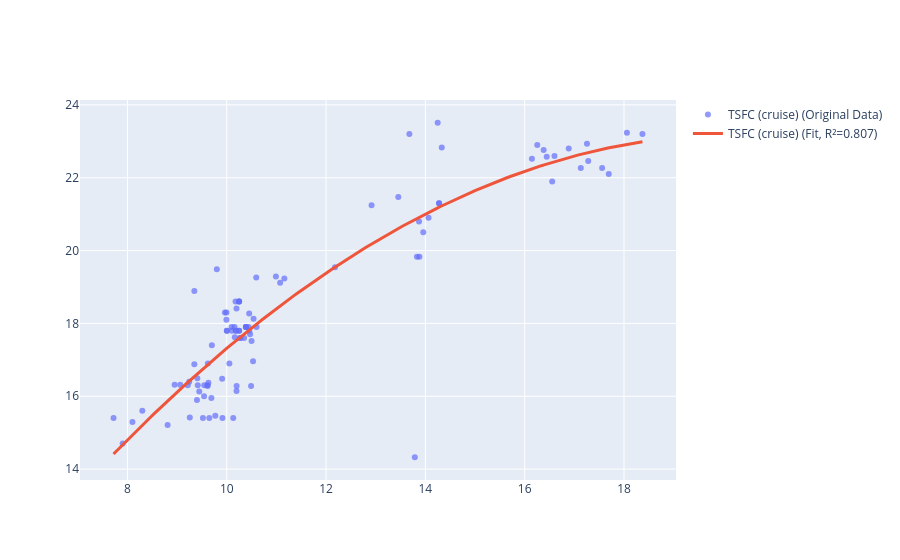

This figure's notebook cell:
### Markdown cell above
Engine specifications are provided in an Excel file hosted at the Zenodo repository ["Aircraft Detective" Dataset](https://doi.org/10.5281/zenodo.14382100).

### Code cell
dict_tsfc_scaling = determine_takeoff_to_cruise_tsfc_ratio(degree=2, plot=True)
df_engines_scaled = scale_engine_data_from_icao_emissions_database(
    scaling_polynomial=dict_tsfc_scaling['TSFC (cruise)'],
)
df_engines_scaled.drop(columns=['Final Test Date'], inplace=True)
